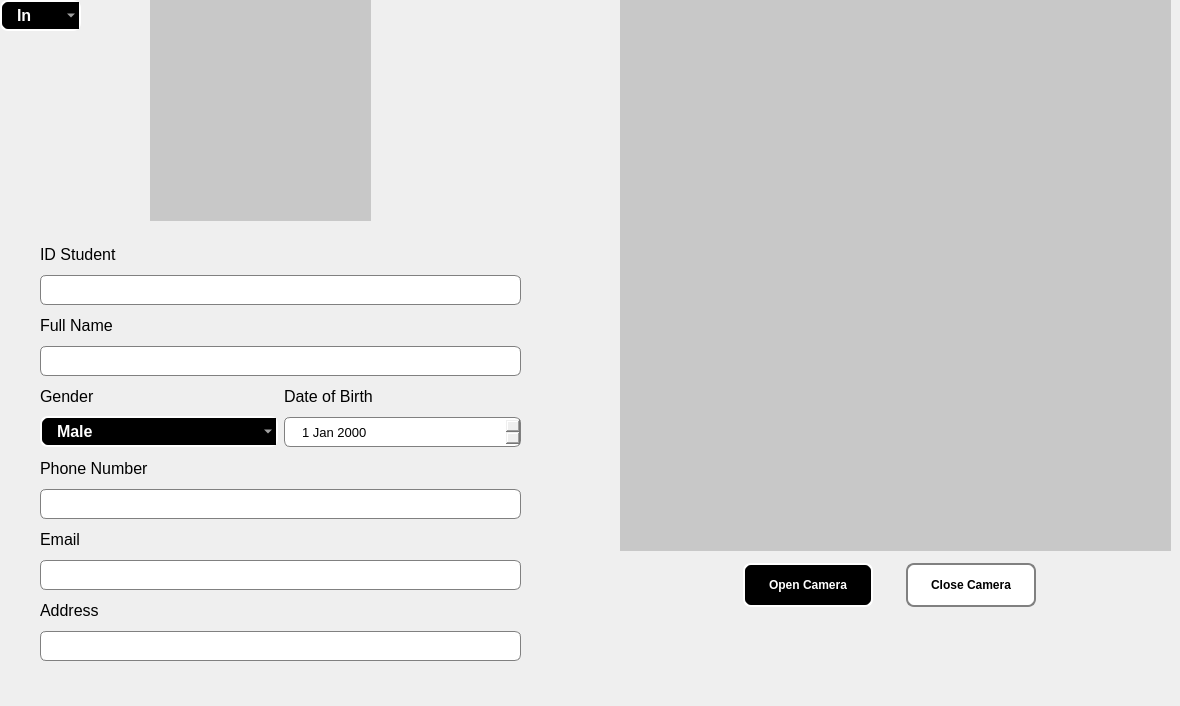
          <widget class="QWidget" name="page_4">
           <property name="styleSheet">
            <string notr="true">QLineEdit{
	border: 1px solid gray;
	border-radius:6px;
	padding-left:15px;
	height:30px;
}
QDateEdit{
	border:1px solid gray;
	border-radius:6px;
	padding-left:15px;
	height:28px;
}
QDateTimeEdit{
	border:1px solid gray;
	border-radius:6px;
	padding-left:15px;
	height:28px;
}
QComboBox{
	border:2px solid white;
	border-radius:8px;
	padding:1px 15px 1px 3px;
	background-color: black;
	color:white;
	height:25px;
	padding-left:15px;
	font-weight:bold;
	selection-background-color:#298089;
}
</string>
           </property>
           <widget class="QWidget" name="layoutWidget_2">
            <property name="geometry">
             <rect>
              <x>40</x>
              <y>240</y>
              <width>481</width>
              <height>457</height>
             </rect>
            </property>
            <layout class="QVBoxLayout" name="verticalLayout_10">
             <item>
              <layout class="QVBoxLayout" name="verticalLayout_12">
               <item>
                <widget class="QLabel" name="label_8">
                 <property name="font">
                  <font>
                   <pointsize>12</pointsize>
                  </font>
                 </property>
                 <property name="text">
                  <string>ID Student</string>
                 </property>
                </widget>
               </item>
               <item>
                <widget class="QLineEdit" name="ID_FaceReg_Student_lineEdit">
                 <property name="minimumSize">
                  <size>
                   <width>0</width>
                   <height>30</height>
                  </size>
                 </property>
                 <property name="maximumSize">
                  <size>
                   <width>16777215</width>
                   <height>30</height>
                  </size>
                 </property>
                 <property name="font">
                  <font>
                   <pointsize>10</pointsize>
                  </font>
                 </property>
                </widget>
               </item>
              </layout>
             </item>
             <item>
              <layout class="QVBoxLayout" name="verticalLayout_13">
               <item>
                <widget class="QLabel" name="label_9">
                 <property name="font">
                  <font>
                   <pointsize>12</pointsize>
                  </font>
                 </property>
                 <property name="text">
                  <string>Full Name</string>
                 </property>
                </widget>
               </item>
               <item>
                <widget class="QLineEdit" name="Name_FaceReg_Student_lineEdit">
                 <property name="minimumSize">
                  <size>
                   <width>0</width>
                   <height>30</height>
                  </size>
                 </property>
                 <property name="maximumSize">
                  <size>
                   <width>16777215</width>
                   <height>30</height>
                  </size>
                 </property>
                 <property name="font">
                  <font>
                   <pointsize>10</pointsize>
                  </font>
                 </property>
                </widget>
               </item>
              </layout>
             </item>
             <item>
              <layout class="QHBoxLayout" name="horizontalLayout_6">
               <item>
                <layout class="QVBoxLayout" name="verticalLayout_14">
                 <item>
                  <widget class="QLabel" name="label_13">
                   <property name="font">
                    <font>
                     <pointsize>12</pointsize>
                    </font>
                   </property>
                   <property name="text">
                    <string>Gender</string>
                   </property>
                  </widget>
                 </item>
                 <item>
                  <widget class="QComboBox" name="Gender_FaceReg_Student_comboBox">
                   <property name="font">
                    <font>
                     <pointsize>12</pointsize>
                     <bold>true</bold>
                    </font>
                   </property>
                   <item>
                    <property name="text">
                     <string>Male</string>
                    </property>
                   </item>
                   <item>
                    <property name="text">
                     <string>Female</string>
                    </property>
                   </item>
                  </widget>
                 </item>
                </layout>
               </item>
               <item>
                <layout class="QVBoxLayout" name="verticalLayout_15">
                 <item>
                  <widget class="QLabel" name="label_14">
                   <property name="font">
                    <font>
                     <pointsize>12</pointsize>
                    </font>
                   </property>
                   <property name="text">
                    <string>Date of Birth</string>
                   </property>
                  </widget>
                 </item>
                 <item>
                  <widget class="QDateEdit" name="Birth_FaceReg_Student_dateEdit">
                   <property name="font">
                    <font>
                     <pointsize>10</pointsize>
                    </font>
                   </property>
                  </widget>
                 </item>
                </layout>
               </item>
              </layout>
             </item>
             <item>
              <layout class="QVBoxLayout" name="verticalLayout_16">
               <item>
                <widget class="QLabel" name="label_15">
                 <property name="font">
                  <font>
                   <pointsize>12</pointsize>
                  </font>
                 </property>
                 <property name="text">
                  <string>Phone Number</string>
                 </property>
                </widget>
               </item>
               <item>
                <widget class="QLineEdit" name="Phone_FaceReg_Student_lineEdit">
                 <property name="minimumSize">
                  <size>
                   <width>0</width>
                   <height>30</height>
                  </size>
                 </property>
                 <property name="maximumSize">
                  <size>
                   <width>16777215</width>
                   <height>30</height>
                  </size>
                 </property>
                 <property name="font">
                  <font>
                   <pointsize>10</pointsize>
                  </font>
                 </property>
                </widget>
               </item>
              </layout>
             </item>
             <item>
              <layout class="QVBoxLayout" name="verticalLayout_17">
               <item>
                <widget class="QLabel" name="label_16">
                 <property name="font">
                  <font>
                   <pointsize>12</pointsize>
                  </font>
                 </property>
                 <property name="text">
                  <string>Email</string>
                 </property>
                </widget>
               </item>
               <item>
                <widget class="QLineEdit" name="Email_FaceReg_Student_lineEdit">
                 <property name="minimumSize">
                  <size>
                   <width>0</width>
                   <height>30</height>
                  </size>
                 </property>
                 <property name="maximumSize">
                  <size>
                   <width>16777215</width>
                   <height>30</height>
                  </size>
                 </property>
                 <property name="font">
                  <font>
                   <pointsize>10</pointsize>
                  </font>
                 </property>
                </widget>
               </item>
              </layout>
             </item>
             <item>
              <layout class="QVBoxLayout" name="verticalLayout_18">
               <item>
                <widget class="QLabel" name="label_17">
                 <property name="font">
                  <font>
                   <pointsize>12</pointsize>
                  </font>
                 </property>
                 <property name="text">
                  <string>Address</string>
                 </property>
                </widget>
               </item>
               <item>
                <widget class="QLineEdit" name="Address_FaceReg_Student_lineEdit">
                 <property name="minimumSize">
                  <size>
                   <width>0</width>
                   <height>30</height>
                  </size>
                 </property>
                 <property name="maximumSize">
                  <size>
                   <width>16777215</width>
                   <height>30</height>
                  </size>
                 </property>
                 <property name="font">
                  <font>
                   <pointsize>10</pointsize>
                  </font>
                 </property>
                </widget>
               </item>
              </layout>
             </item>
             <item>
              <layout class="QHBoxLayout" name="horizontalLayout_8">
               <item>
                <widget class="QLabel" name="attendance_status_label">
                 <property name="minimumSize">
                  <size>
                   <width>0</width>
                   <height>30</height>
                  </size>
                 </property>
                 <property name="maximumSize">
                  <size>
                   <width>16777215</width>
                   <height>30</height>
                  </size>
                 </property>
                 <property name="text">
                  <string/>
                 </property>
                </widget>
               </item>
               <item>
                <widget class="QLabel" name="time_label">
                 <property name="minimumSize">
                  <size>
                   <width>0</width>
                   <height>30</height>
                  </size>
                 </property>
                 <property name="maximumSize">
                  <size>
                   <width>16777215</width>
                   <height>30</height>
                  </size>
                 </property>
                 <property name="text">
                  <string/>
                 </property>
                </widget>
               </item>
              </layout>
             </item>
            </layout>
           </widget>
           <widget class="QLabel" name="FaceReg_CameraInfo_label">
            <property name="geometry">
             <rect>
              <x>670</x>
              <y>640</y>
              <width>461</width>
              <height>41</height>
             </rect>
            </property>
            <property name="font">
             <font>
              <pointsize>12</pointsize>
              <bold>true</bold>
             </font>
            </property>
            <property name="layoutDirection">
             <enum>Qt::LeftToRight</enum>
            </property>
            <property name="text">
             <string/>
            </property>
           </widget>
           <widget class="QWidget" name="layoutWidget">
            <property name="geometry">
             <rect>
              <x>740</x>
              <y>560</y>
              <width>301</width>
              <height>51</height>
             </rect>
            </property>
            <layout class="QHBoxLayout" name="horizontalLayout_7">
             <property name="spacing">
              <number>30</number>
             </property>
             <item>
              <widget class="QPushButton" name="OpenCamera">
               <property name="minimumSize">
                <size>
                 <width>130</width>
                 <height>0</height>
                </size>
               </property>
               <property name="maximumSize">
                <size>
                 <width>130</width>
                 <height>16777215</height>
                </size>
               </property>
               <property name="styleSheet">
                <string notr="true">QPushButton{
	border:2px solid white;
	border-radius:8px;
	background-color: black;
	color:white;
	height:40px;
	font-weight:bold;
	selection-background-color:#298089;
}</string>
               </property>
               <property name="text">
                <string>Open Camera</string>
               </property>
              </widget>
             </item>
             <item>
              <widget class="QPushButton" name="CloseCamera">
               <property name="minimumSize">
                <size>
                 <width>130</width>
                 <height>0</height>
                </size>
               </property>
               <property name="maximumSize">
                <size>
                 <width>130</width>
                 <height>16777215</height>
                </size>
               </property>
               <property name="styleSheet">
                <string notr="true">QPushButton{
	border:2px solid gray;
	border-radius:8px;
	background-color: white;
	color: black;
	height:40px;
	font-weight:bold;
	selection-background-color:#298089;
}</string>
               </property>
               <property name="text">
                <string>Close Camera</string>
               </property>
              </widget>
             </item>
            </layout>
           </widget>
           <widget class="QLabel" name="FaceReg_Camera_label">
            <property name="geometry">
             <rect>
              <x>620</x>
              <y>0</y>
              <width>551</width>
              <height>551</height>
             </rect>
            </property>
            <property name="minimumSize">
             <size>
              <width>551</width>
              <height>551</height>
             </size>
            </property>
            <property name="maximumSize">
             <size>
              <width>601</width>
              <height>601</height>
             </size>
            </property>
            <property name="styleSheet">
             <string notr="true">
background-color: rgb(200, 200, 200);</string>
            </property>
            <property name="text">
             <string/>
            </property>
           </widget>
           <widget class="QLabel" name="FaceReg_CameraStudent_label">
            <property name="geometry">
             <rect>
              <x>150</x>
              <y>0</y>
              <width>221</width>
              <height>221</height>
             </rect>
            </property>
            <property name="minimumSize">
             <size>
              <width>221</width>
              <height>221</height>
             </size>
            </property>
            <property name="maximumSize">
             <size>
              <width>221</width>
              <height>221</height>
             </size>
            </property>
            <property name="styleSheet">
             <string notr="true">background-color: rgb(200, 200, 200);
padding-left:20px;</string>
            </property>
            <property name="text">
             <string/>
            </property>
           </widget>
           <widget class="QComboBox" name="attendance_type_combo">
            <property name="geometry">
             <rect>
              <x>0</x>
              <y>0</y>
              <width>81</width>
              <height>31</height>
             </rect>
            </property>
            <property name="font">
             <font>
              <pointsize>12</pointsize>
              <bold>true</bold>
             </font>
            </property>
            <item>
             <property name="text">
              <string>In</string>
             </property>
            </item>
            <item>
             <property name="text">
              <string>Out</string>
             </property>
            </item>
           </widget>
          </widget>
